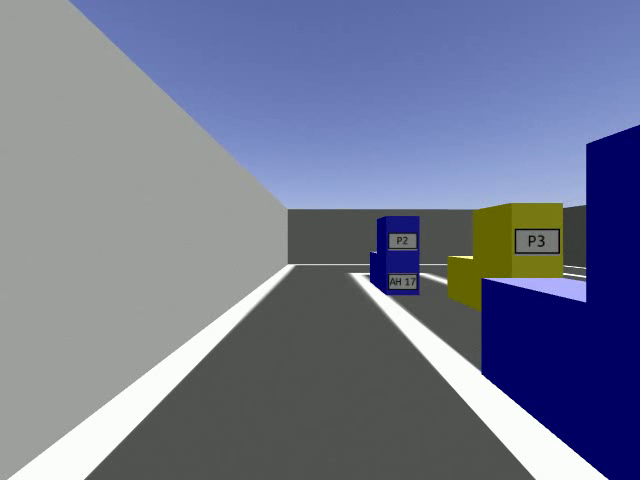
#> input picture frame 15 of video/video0.avi, 640 x 480 px
$ python analyze_video.py
#> lines starting #> are read from the running program, lines starting #| are printed output that depends on the picture; after the words box and inside, x2 and y2 are one past the last pixel; in counts of white or black regions, pixels touching at a corner belong together
import cv2
import os
import numpy as np
import time

yellow_min = np.array([10,70,75])
yellow_max = np.array([25,150,200])
blue_min = np.array([100,120,0])
blue_max = np.array([120,255,255])
green_min = np.array([80,50,50])
green_max = np.array([90,230,255])
black_min = np.array([0,0,100])
black_max = np.array([100,255,125])
trigger_thresh = 10
noise_thresh = 12
binary_thresh = 40
right_half = 320

def main():
    video_directory = "/home/fizzer/Desktop/ML_Robot_Competition_ENPH353/video/video0.avi"
    directory = "/home/fizzer/Desktop/ML_Robot_Competition_ENPH353/video/"

    os.chdir(directory)
    vidObj = cv2.VideoCapture(video_directory)


    frameCount = 0
    lower_ybound, upper_ybound, upper_xbound, lower_xbound = 0, 0, 0, 0

    while vidObj.isOpened():
        ret, frame = vidObj.read()
#> frame is the input picture: shape (480, 640, 3); mean B, G, R 145.3, 120.6, 114.3
        height, width, layer = frame.shape
#> height = 480; width = 640; layer = 3
        right_frame = frame[:, right_half:width]
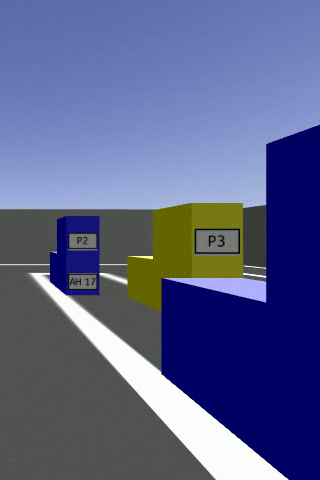
#> right_frame: shape (480, 320, 3); mean B, G, R 138.4, 98.1, 90.3

        if(ret == True):


            # 640 x 480 pixels
            size = (width, height)
#> size = (640, 480)

            # Convert image to HSV and then produce a blurred binary frame
            hsv = cv2.cvtColor(right_frame, cv2.COLOR_BGR2HSV)
#> hsv: shape (480, 320, 3); mean H, S, V 91.8, 110.9, 143.8
            mask = cv2.inRange(hsv, blue_min, blue_max)
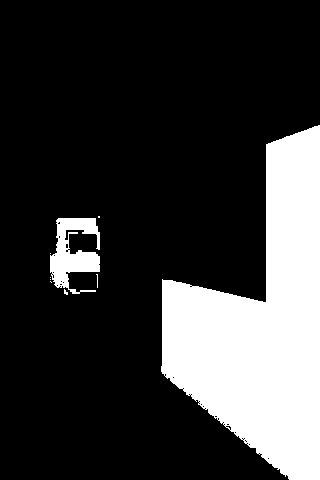
#> mask: shape (480, 320); 21.9% white; 9 white regions (7 under 20 px), largest, box (x1, y1, x2, y2) and area: (161, 125, 320, 480) 31558, (50, 218, 100, 294) 2099
            res = cv2.bitwise_and(right_frame, right_frame, mask=mask)

            greyFrame = cv2.cvtColor(res, cv2.COLOR_BGR2GRAY)
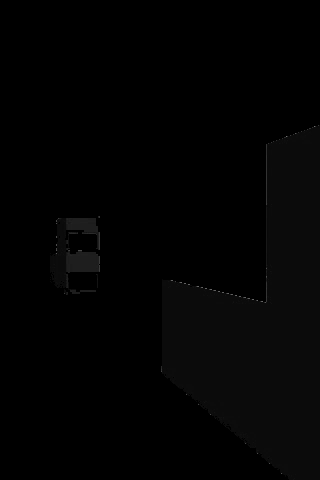
#> greyFrame: shape (480, 320); min 0, max 118, mean 2.7
            ret, binaryFrame = cv2.threshold(greyFrame, 0, 255, cv2.THRESH_BINARY)
            blurFrame = cv2.blur(binaryFrame, (5,5))
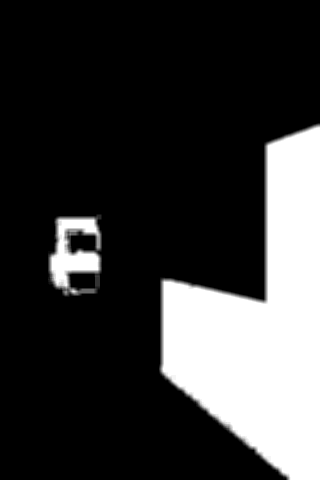
#> blurFrame: shape (480, 320); min 0, max 255, mean 55.9

            frameArray = np.asarray(blurFrame)

            horiArray = np.zeros(height)
#> horiArray = 480 values from 0 to 0
            vertArray = np.zeros((width))
#> vertArray = 640 values from 0 to 0

            # Only analyze after a certain number of frames
            if (frameCount < 0):
                frameCount += 1
            else:
                # Cut frame to only the right half
                for x in range(width - right_half):
                    for y in range(height):
                        # Determine important areas from vertical slices along the horizontal
                        if(frameArray[y][x] > binary_thresh):
                            horiArray[x] += 1

                # Filters values below a threshhold to remove noise
                horiArray = [0 if horiArray_ < noise_thresh else int(horiArray_) for horiArray_ in horiArray]

                # print("Hori Array")
                # print(horiArray)
                flagFirst = False
                # lastVal = 0

                # Horizontal Bounds
                for i in range(len(horiArray)):
                    if (flagFirst == False and horiArray[i] > trigger_thresh):
                        # print("Hori lower", i)
                        lower_xbound = i
                        flagFirst = True
                    if (flagFirst == True and horiArray[i] < trigger_thresh):
                        # print("Hori upper", i)
                        upper_xbound = i
                        flagFirst = False
                        lastVal = 0
                        break
#> after the loop, flagFirst = False; lastVal = 0; lower_xbound = 48; upper_xbound = 102
                    # lastVal = horiArray[i]

                # Determine important areas from horizontal slices along y
                for y in range(height):
                    for x in range(lower_xbound, upper_xbound):
                        if(frameArray[y][x] > binary_thresh):
                            vertArray[y] += 1

                vertArray = [0 if vertArray_ < noise_thresh else int(vertArray_) for vertArray_ in vertArray]

                # print("Vert Array")
                # print(vertArray)

                # Vertical Bounds
                for i in range(len(vertArray)):
                    if (flagFirst == False and vertArray[i] > trigger_thresh):
                        # print("Hori lower", i)
                        lower_ybound = i
                        flagFirst = True
                    if (flagFirst == True and vertArray[i] < trigger_thresh):
                        # print("Hori upper", i)
                        upper_ybound = i
                        flagFirst = False
                        lastVal = 0
                        break


                frameCount = 0

            # Draw a bounding box and circle for the center of mass
            if ((upper_xbound - lower_xbound > 0) and (upper_ybound - lower_ybound > 0)):
                cv2.rectangle(res, (lower_xbound, lower_ybound), (upper_xbound, upper_ybound), (0,255,0), 1)
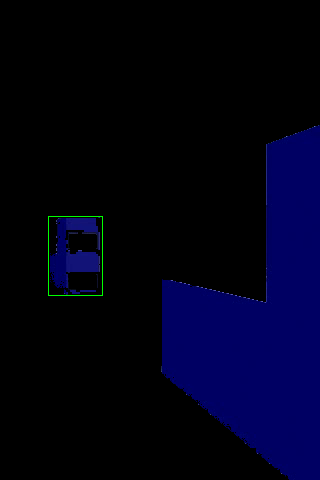
#> res: shape (480, 320, 3); mean B, G, R 21.8, 0.7, 0.2
                car_frame = right_frame[lower_ybound:upper_ybound, lower_xbound:upper_xbound]
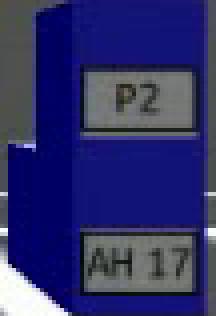
#> car_frame: shape (79, 54, 3) (shown 4 times larger); mean B, G, R 106.8, 48.6, 47.6
                cv2.imshow("Car", car_frame)

                plateFrame = cv2.cvtColor(car_frame, cv2.COLOR_BGR2HSV)
#> plateFrame: shape (79, 54, 3); mean H, S, V 103.1, 147.7, 107.8
                blackMask = cv2.inRange(plateFrame, black_min, black_max)
#> blackMask: shape (79, 54); 11.7% white; 9 white regions (5 under 20 px), largest, box (x1, y1, x2, y2) and area: (21, 59, 48, 73) 225, (22, 18, 48, 32) 197, (30, 26, 48, 32) 42, (22, 33, 48, 34) 26
                result = cv2.bitwise_and(car_frame, car_frame, mask = blackMask)
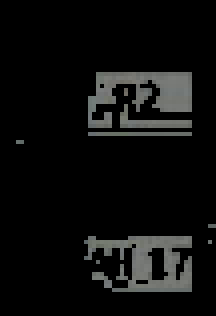
#> result: shape (79, 54, 3) (shown 4 times larger); mean B, G, R 13.1, 13.5, 13.2
                # cv2.imshow("plate", plateFrame)
                cv2.imshow("result", result)

            print(lower_ybound)
#| 216
            print(upper_ybound)
#| 295
            print(lower_xbound)
#| 48
            print(upper_xbound)
#| 102


            cv2.imshow("Raw", right_frame)
            cv2.imshow("Res", res)

            cv2.waitKey(3)

            # [7 lines of commented-out code are left out]

if __name__ == "__main__":
    main()
